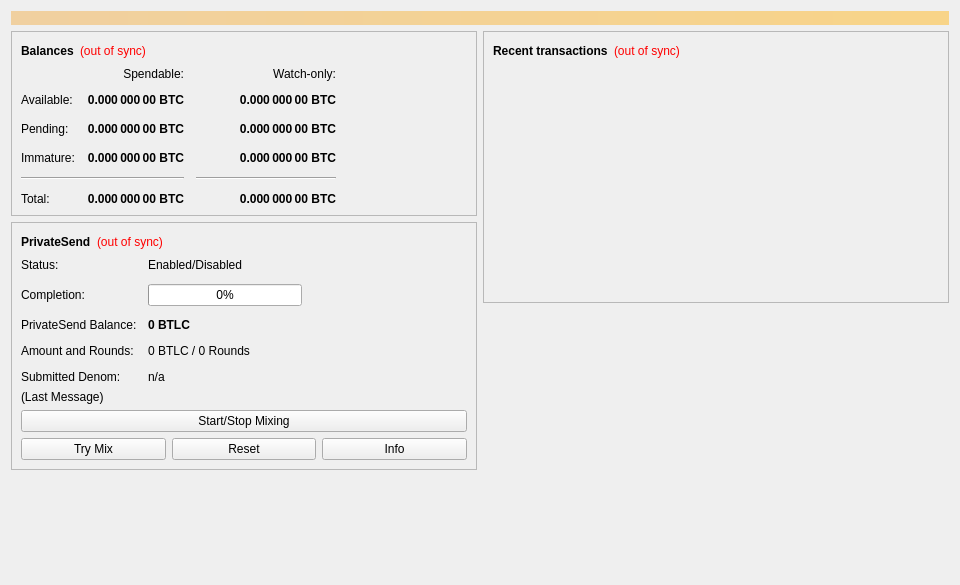
<?xml version="1.0" encoding="UTF-8"?>
<ui version="4.0">
 <class>OverviewPage</class>
 <widget class="QWidget" name="OverviewPage">
  <property name="geometry">
   <rect>
    <x>0</x>
    <y>0</y>
    <width>960</width>
    <height>585</height>
   </rect>
  </property>
  <property name="minimumSize">
   <size>
    <width>960</width>
    <height>0</height>
   </size>
  </property>
  <property name="windowTitle">
   <string>Form</string>
  </property>
  <layout class="QVBoxLayout" name="topLayout">
   <item>
    <widget class="QLabel" name="labelAlerts">
     <property name="visible">
      <bool>false</bool>
     </property>
     <property name="styleSheet">
      <string notr="true">QLabel { background-color: qlineargradient(x1: 0, y1: 0, x2: 1, y2: 0, stop:0 #F0D0A0, stop:1 #F8D488); color:#000000; }</string>
     </property>
     <property name="wordWrap">
      <bool>true</bool>
     </property>
     <property name="margin">
      <number>3</number>
     </property>
     <property name="textInteractionFlags">
      <set>Qt::TextSelectableByMouse</set>
     </property>
    </widget>
   </item>
   <item>
    <layout class="QHBoxLayout" name="horizontalLayout" stretch="1,1">
     <item>
      <layout class="QVBoxLayout" name="verticalLayout_2">
       <item>
        <widget class="QFrame" name="frame">
         <property name="frameShape">
          <enum>QFrame::StyledPanel</enum>
         </property>
         <property name="frameShadow">
          <enum>QFrame::Raised</enum>
         </property>
         <layout class="QVBoxLayout" name="verticalLayout_4">
          <item>
           <layout class="QHBoxLayout" name="horizontalLayout_4">
            <item>
             <widget class="QLabel" name="label_5">
              <property name="font">
               <font>
                <weight>75</weight>
                <bold>true</bold>
               </font>
              </property>
              <property name="text">
               <string>Balances</string>
              </property>
             </widget>
            </item>
            <item>
             <widget class="QLabel" name="labelWalletStatus">
              <property name="toolTip">
               <string>The displayed information may be out of date. Your wallet automatically synchronizes with the bitlioncoin network after a connection is established, but this process has not completed yet.</string>
              </property>
              <property name="styleSheet">
               <string notr="true">QLabel { color: red; }</string>
              </property>
              <property name="text">
               <string notr="true">(out of sync)</string>
              </property>
              <property name="alignment">
               <set>Qt::AlignLeading|Qt::AlignLeft|Qt::AlignVCenter</set>
              </property>
             </widget>
            </item>
            <item>
             <spacer name="horizontalSpacer_3">
              <property name="orientation">
               <enum>Qt::Horizontal</enum>
              </property>
              <property name="sizeHint" stdset="0">
               <size>
                <width>40</width>
                <height>20</height>
               </size>
              </property>
             </spacer>
            </item>
           </layout>
          </item>
          <item>
           <layout class="QGridLayout" name="gridLayout">
            <property name="spacing">
             <number>12</number>
            </property>
            <item row="2" column="2">
             <widget class="QLabel" name="labelWatchPending">
              <property name="font">
               <font>
                <weight>75</weight>
                <bold>true</bold>
               </font>
              </property>
              <property name="cursor">
               <cursorShape>IBeamCursor</cursorShape>
              </property>
              <property name="toolTip">
               <string>Unconfirmed transactions to watch-only addresses</string>
              </property>
              <property name="text">
               <string notr="true">0.000 000 00 BTC</string>
              </property>
              <property name="alignment">
               <set>Qt::AlignRight|Qt::AlignTrailing|Qt::AlignVCenter</set>
              </property>
              <property name="textInteractionFlags">
               <set>Qt::LinksAccessibleByMouse|Qt::TextSelectableByKeyboard|Qt::TextSelectableByMouse</set>
              </property>
             </widget>
            </item>
            <item row="2" column="1">
             <widget class="QLabel" name="labelUnconfirmed">
              <property name="font">
               <font>
                <weight>75</weight>
                <bold>true</bold>
               </font>
              </property>
              <property name="cursor">
               <cursorShape>IBeamCursor</cursorShape>
              </property>
              <property name="toolTip">
               <string>Total of transactions that have yet to be confirmed, and do not yet count toward the spendable balance</string>
              </property>
              <property name="text">
               <string notr="true">0.000 000 00 BTC</string>
              </property>
              <property name="alignment">
               <set>Qt::AlignRight|Qt::AlignTrailing|Qt::AlignVCenter</set>
              </property>
              <property name="textInteractionFlags">
               <set>Qt::LinksAccessibleByMouse|Qt::TextSelectableByKeyboard|Qt::TextSelectableByMouse</set>
              </property>
             </widget>
            </item>
            <item row="3" column="2">
             <widget class="QLabel" name="labelWatchImmature">
              <property name="font">
               <font>
                <weight>75</weight>
                <bold>true</bold>
               </font>
              </property>
              <property name="cursor">
               <cursorShape>IBeamCursor</cursorShape>
              </property>
              <property name="toolTip">
               <string>Mined balance in watch-only addresses that has not yet matured</string>
              </property>
              <property name="text">
               <string notr="true">0.000 000 00 BTC</string>
              </property>
              <property name="alignment">
               <set>Qt::AlignRight|Qt::AlignTrailing|Qt::AlignVCenter</set>
              </property>
              <property name="textInteractionFlags">
               <set>Qt::LinksAccessibleByMouse|Qt::TextSelectableByKeyboard|Qt::TextSelectableByMouse</set>
              </property>
             </widget>
            </item>
            <item row="4" column="0" colspan="2">
             <widget class="Line" name="lineSpendableBalance">
              <property name="orientation">
               <enum>Qt::Horizontal</enum>
              </property>
             </widget>
            </item>
            <item row="4" column="2">
             <widget class="Line" name="lineWatchBalance">
              <property name="sizePolicy">
               <sizepolicy hsizetype="Preferred" vsizetype="Fixed">
                <horstretch>0</horstretch>
                <verstretch>0</verstretch>
               </sizepolicy>
              </property>
              <property name="minimumSize">
               <size>
                <width>140</width>
                <height>0</height>
               </size>
              </property>
              <property name="orientation">
               <enum>Qt::Horizontal</enum>
              </property>
             </widget>
            </item>
            <item row="5" column="0">
             <widget class="QLabel" name="labelTotalText">
              <property name="text">
               <string>Total:</string>
              </property>
             </widget>
            </item>
            <item row="3" column="1">
             <widget class="QLabel" name="labelImmature">
              <property name="font">
               <font>
                <weight>75</weight>
                <bold>true</bold>
               </font>
              </property>
              <property name="cursor">
               <cursorShape>IBeamCursor</cursorShape>
              </property>
              <property name="toolTip">
               <string>Mined balance that has not yet matured</string>
              </property>
              <property name="text">
               <string notr="true">0.000 000 00 BTC</string>
              </property>
              <property name="alignment">
               <set>Qt::AlignRight|Qt::AlignTrailing|Qt::AlignVCenter</set>
              </property>
              <property name="textInteractionFlags">
               <set>Qt::LinksAccessibleByMouse|Qt::TextSelectableByKeyboard|Qt::TextSelectableByMouse</set>
              </property>
             </widget>
            </item>
            <item row="2" column="3">
             <spacer name="horizontalSpacer_2">
              <property name="orientation">
               <enum>Qt::Horizontal</enum>
              </property>
              <property name="sizeHint" stdset="0">
               <size>
                <width>40</width>
                <height>20</height>
               </size>
              </property>
             </spacer>
            </item>
            <item row="3" column="0">
             <widget class="QLabel" name="labelImmatureText">
              <property name="text">
               <string>Immature:</string>
              </property>
             </widget>
            </item>
            <item row="5" column="1">
             <widget class="QLabel" name="labelTotal">
              <property name="font">
               <font>
                <weight>75</weight>
                <bold>true</bold>
               </font>
              </property>
              <property name="cursor">
               <cursorShape>IBeamCursor</cursorShape>
              </property>
              <property name="toolTip">
               <string>Your current total balance</string>
              </property>
              <property name="text">
               <string notr="true">0.000 000 00 BTC</string>
              </property>
              <property name="alignment">
               <set>Qt::AlignRight|Qt::AlignTrailing|Qt::AlignVCenter</set>
              </property>
              <property name="textInteractionFlags">
               <set>Qt::LinksAccessibleByMouse|Qt::TextSelectableByKeyboard|Qt::TextSelectableByMouse</set>
              </property>
             </widget>
            </item>
            <item row="5" column="2">
             <widget class="QLabel" name="labelWatchTotal">
              <property name="font">
               <font>
                <weight>75</weight>
                <bold>true</bold>
               </font>
              </property>
              <property name="cursor">
               <cursorShape>IBeamCursor</cursorShape>
              </property>
              <property name="toolTip">
               <string>Current total balance in watch-only addresses</string>
              </property>
              <property name="text">
               <string notr="true">0.000 000 00 BTC</string>
              </property>
              <property name="alignment">
               <set>Qt::AlignRight|Qt::AlignTrailing|Qt::AlignVCenter</set>
              </property>
              <property name="textInteractionFlags">
               <set>Qt::LinksAccessibleByMouse|Qt::TextSelectableByKeyboard|Qt::TextSelectableByMouse</set>
              </property>
             </widget>
            </item>
            <item row="0" column="2">
             <widget class="QLabel" name="labelWatchonly">
              <property name="text">
               <string>Watch-only:</string>
              </property>
              <property name="alignment">
               <set>Qt::AlignRight|Qt::AlignTrailing|Qt::AlignVCenter</set>
              </property>
             </widget>
            </item>
            <item row="1" column="0">
             <widget class="QLabel" name="labelBalanceText">
              <property name="text">
               <string>Available:</string>
              </property>
             </widget>
            </item>
            <item row="1" column="1">
             <widget class="QLabel" name="labelBalance">
              <property name="font">
               <font>
                <weight>75</weight>
                <bold>true</bold>
               </font>
              </property>
              <property name="cursor">
               <cursorShape>IBeamCursor</cursorShape>
              </property>
              <property name="toolTip">
               <string>Your current spendable balance</string>
              </property>
              <property name="text">
               <string notr="true">0.000 000 00 BTC</string>
              </property>
              <property name="alignment">
               <set>Qt::AlignRight|Qt::AlignTrailing|Qt::AlignVCenter</set>
              </property>
              <property name="textInteractionFlags">
               <set>Qt::LinksAccessibleByMouse|Qt::TextSelectableByKeyboard|Qt::TextSelectableByMouse</set>
              </property>
             </widget>
            </item>
            <item row="1" column="2">
             <widget class="QLabel" name="labelWatchAvailable">
              <property name="font">
               <font>
                <weight>75</weight>
                <bold>true</bold>
               </font>
              </property>
              <property name="cursor">
               <cursorShape>IBeamCursor</cursorShape>
              </property>
              <property name="toolTip">
               <string>Your current balance in watch-only addresses</string>
              </property>
              <property name="text">
               <string notr="true">0.000 000 00 BTC</string>
              </property>
              <property name="alignment">
               <set>Qt::AlignRight|Qt::AlignTrailing|Qt::AlignVCenter</set>
              </property>
              <property name="textInteractionFlags">
               <set>Qt::LinksAccessibleByMouse|Qt::TextSelectableByKeyboard|Qt::TextSelectableByMouse</set>
              </property>
             </widget>
            </item>
            <item row="2" column="0">
             <widget class="QLabel" name="labelPendingText">
              <property name="text">
               <string>Pending:</string>
              </property>
             </widget>
            </item>
            <item row="0" column="1">
             <widget class="QLabel" name="labelSpendable">
              <property name="text">
               <string>Spendable:</string>
              </property>
              <property name="alignment">
               <set>Qt::AlignRight|Qt::AlignTrailing|Qt::AlignVCenter</set>
              </property>
             </widget>
            </item>
           </layout>
          </item>
         </layout>
        </widget>
       </item>
       <item>
        <widget class="QFrame" name="framePrivateSend">
         <property name="layoutDirection">
          <enum>Qt::LeftToRight</enum>
         </property>
         <property name="frameShape">
          <enum>QFrame::StyledPanel</enum>
         </property>
         <property name="frameShadow">
          <enum>QFrame::Raised</enum>
         </property>
         <layout class="QVBoxLayout" name="VerticalLayout_PS1">
          <item>
           <layout class="QHBoxLayout" name="horizontalLayout_5">
            <item>
             <widget class="QLabel" name="labelPrivateSendHeader">
              <property name="font">
               <font>
                <weight>75</weight>
                <bold>true</bold>
               </font>
              </property>
              <property name="text">
               <string>PrivateSend</string>
              </property>
             </widget>
            </item>
            <item>
             <widget class="QLabel" name="labelPrivateSendSyncStatus">
              <property name="toolTip">
               <string>The displayed information may be out of date. Your wallet automatically synchronizes with the bitlioncoin network after a connection is established, but this process has not completed yet.</string>
              </property>
              <property name="styleSheet">
               <string notr="true">QLabel { color: red; }</string>
              </property>
              <property name="text">
               <string notr="true">(out of sync)</string>
              </property>
              <property name="alignment">
               <set>Qt::AlignLeading|Qt::AlignLeft|Qt::AlignVCenter</set>
              </property>
             </widget>
            </item>
            <item>
             <spacer name="horizontalSpacer_4">
              <property name="orientation">
               <enum>Qt::Horizontal</enum>
              </property>
              <property name="sizeHint" stdset="0">
               <size>
                <width>40</width>
                <height>20</height>
               </size>
              </property>
             </spacer>
            </item>
           </layout>
          </item>
          <item>
           <layout class="QFormLayout" name="privateSendFormLayout">
            <property name="fieldGrowthPolicy">
             <enum>QFormLayout::AllNonFixedFieldsGrow</enum>
            </property>
            <property name="horizontalSpacing">
             <number>11</number>
            </property>
            <property name="verticalSpacing">
             <number>12</number>
            </property>
            <item row="0" column="0">
             <widget class="QLabel" name="labelPrivateSendEnabledText">
              <property name="text">
               <string>Status:</string>
              </property>
             </widget>
            </item>
            <item row="0" column="1">
             <widget class="QLabel" name="labelPrivateSendEnabled">
              <property name="text">
               <string>Enabled/Disabled</string>
              </property>
             </widget>
            </item>
            <item row="1" column="0">
             <widget class="QLabel" name="labelCompletitionText">
              <property name="text">
               <string>Completion:</string>
              </property>
             </widget>
            </item>
            <item row="1" column="1">
             <widget class="QProgressBar" name="privateSendProgress">
              <property name="maximumSize">
               <size>
                <width>154</width>
                <height>16777215</height>
               </size>
              </property>
              <property name="value">
               <number>0</number>
              </property>
             </widget>
            </item>
            <item row="2" column="0">
             <widget class="QLabel" name="labelAnonymizedText">
              <property name="text">
               <string>PrivateSend Balance:</string>
              </property>
             </widget>
            </item>
            <item row="2" column="1">
             <widget class="QLabel" name="labelAnonymized">
              <property name="font">
               <font>
                <weight>75</weight>
                <bold>true</bold>
               </font>
              </property>
              <property name="text">
               <string notr="true">0 BTLC</string>
              </property>
             </widget>
            </item>
            <item row="3" column="0">
             <widget class="QLabel" name="labelAmountAndRoundsText">
              <property name="text">
               <string>Amount and Rounds:</string>
              </property>
             </widget>
            </item>
            <item row="3" column="1">
             <widget class="QLabel" name="labelAmountRounds">
              <property name="text">
               <string>0 BTLC / 0 Rounds</string>
              </property>
             </widget>
            </item>
            <item row="4" column="0">
             <widget class="QLabel" name="labelSubmittedDenomText">
              <property name="text">
               <string>Submitted Denom:</string>
              </property>
             </widget>
            </item>
            <item row="4" column="1">
             <widget class="QLabel" name="labelSubmittedDenom">
              <property name="toolTip">
               <string>The denominations you submitted to the Masternode.&lt;br&gt;To mix, other users must submit the exact same denominations.</string>
              </property>
              <property name="text">
               <string>n/a</string>
              </property>
             </widget>
            </item>
           </layout>
          </item>
          <item>
           <layout class="QVBoxLayout" name="VerticalLayout_PS">
            <item>
             <widget class="QLabel" name="labelPrivateSendLastMessage">
              <property name="text">
               <string>(Last Message)</string>
              </property>
              <property name="alignment">
               <set>Qt::AlignLeading|Qt::AlignLeft|Qt::AlignTop</set>
              </property>
              <property name="wordWrap">
               <bool>true</bool>
              </property>
             </widget>
            </item>
            <item>
             <widget class="QPushButton" name="togglePrivateSend">
              <property name="sizePolicy">
               <sizepolicy hsizetype="MinimumExpanding" vsizetype="Fixed">
                <horstretch>0</horstretch>
                <verstretch>0</verstretch>
               </sizepolicy>
              </property>
              <property name="text">
               <string>Start/Stop Mixing</string>
              </property>
             </widget>
            </item>
            <item>
             <layout class="QHBoxLayout" name="horizontalLayout_debugbuttons">
              <item>
               <widget class="QPushButton" name="privateSendAuto">
                <property name="sizePolicy">
                 <sizepolicy hsizetype="MinimumExpanding" vsizetype="Fixed">
                  <horstretch>0</horstretch>
                  <verstretch>0</verstretch>
                 </sizepolicy>
                </property>
                <property name="toolTip">
                 <string>Try to manually submit a PrivateSend request.</string>
                </property>
                <property name="text">
                 <string>Try Mix</string>
                </property>
               </widget>
              </item>
              <item>
               <widget class="QPushButton" name="privateSendReset">
                <property name="sizePolicy">
                 <sizepolicy hsizetype="MinimumExpanding" vsizetype="Fixed">
                  <horstretch>0</horstretch>
                  <verstretch>0</verstretch>
                 </sizepolicy>
                </property>
                <property name="toolTip">
                 <string>Reset the current status of PrivateSend (can interrupt PrivateSend if it's in the process of Mixing, which can cost you money!)</string>
                </property>
                <property name="autoFillBackground">
                 <bool>false</bool>
                </property>
                <property name="text">
                 <string>Reset</string>
                </property>
               </widget>
              </item>
              <item>
               <widget class="QPushButton" name="privateSendInfo">
                <property name="sizePolicy">
                 <sizepolicy hsizetype="MinimumExpanding" vsizetype="Fixed">
                  <horstretch>0</horstretch>
                  <verstretch>0</verstretch>
                 </sizepolicy>
                </property>
                <property name="toolTip">
                 <string>Information about PrivateSend and Mixing</string>
                </property>
                <property name="text">
                 <string>Info</string>
                </property>
               </widget>
              </item>
             </layout>
            </item>
           </layout>
          </item>
         </layout>
        </widget>
       </item>
       <item>
        <spacer name="verticalSpacer">
         <property name="orientation">
          <enum>Qt::Vertical</enum>
         </property>
         <property name="sizeHint" stdset="0">
          <size>
           <width>20</width>
           <height>40</height>
          </size>
         </property>
        </spacer>
       </item>
      </layout>
     </item>
     <item>
      <layout class="QVBoxLayout" name="verticalLayout_3">
       <item>
        <widget class="QFrame" name="frame_2">
         <property name="frameShape">
          <enum>QFrame::StyledPanel</enum>
         </property>
         <property name="frameShadow">
          <enum>QFrame::Raised</enum>
         </property>
         <layout class="QVBoxLayout" name="verticalLayout">
          <item>
           <layout class="QHBoxLayout" name="horizontalLayout_2">
            <item>
             <widget class="QLabel" name="label_4">
              <property name="font">
               <font>
                <weight>75</weight>
                <bold>true</bold>
               </font>
              </property>
              <property name="text">
               <string>Recent transactions</string>
              </property>
             </widget>
            </item>
            <item>
             <widget class="QLabel" name="labelTransactionsStatus">
              <property name="toolTip">
               <string>The displayed information may be out of date. Your wallet automatically synchronizes with the bitlioncoin network after a connection is established, but this process has not completed yet.</string>
              </property>
              <property name="styleSheet">
               <string notr="true">QLabel { color: red; }</string>
              </property>
              <property name="text">
               <string notr="true">(out of sync)</string>
              </property>
              <property name="alignment">
               <set>Qt::AlignLeading|Qt::AlignLeft|Qt::AlignVCenter</set>
              </property>
             </widget>
            </item>
            <item>
             <spacer name="horizontalSpacer">
              <property name="orientation">
               <enum>Qt::Horizontal</enum>
              </property>
              <property name="sizeHint" stdset="0">
               <size>
                <width>40</width>
                <height>20</height>
               </size>
              </property>
             </spacer>
            </item>
           </layout>
          </item>
          <item>
           <widget class="QListView" name="listTransactions">
            <property name="styleSheet">
             <string notr="true">QListView { background: transparent; }</string>
            </property>
            <property name="frameShape">
             <enum>QFrame::NoFrame</enum>
            </property>
            <property name="verticalScrollBarPolicy">
             <enum>Qt::ScrollBarAlwaysOff</enum>
            </property>
            <property name="horizontalScrollBarPolicy">
             <enum>Qt::ScrollBarAlwaysOff</enum>
            </property>
            <property name="selectionMode">
             <enum>QAbstractItemView::NoSelection</enum>
            </property>
           </widget>
          </item>
         </layout>
        </widget>
       </item>
       <item>
        <spacer name="verticalSpacer_2">
         <property name="orientation">
          <enum>Qt::Vertical</enum>
         </property>
         <property name="sizeHint" stdset="0">
          <size>
           <width>20</width>
           <height>40</height>
          </size>
         </property>
        </spacer>
       </item>
      </layout>
     </item>
    </layout>
   </item>
  </layout>
 </widget>
 <resources/>
 <connections/>
</ui>
